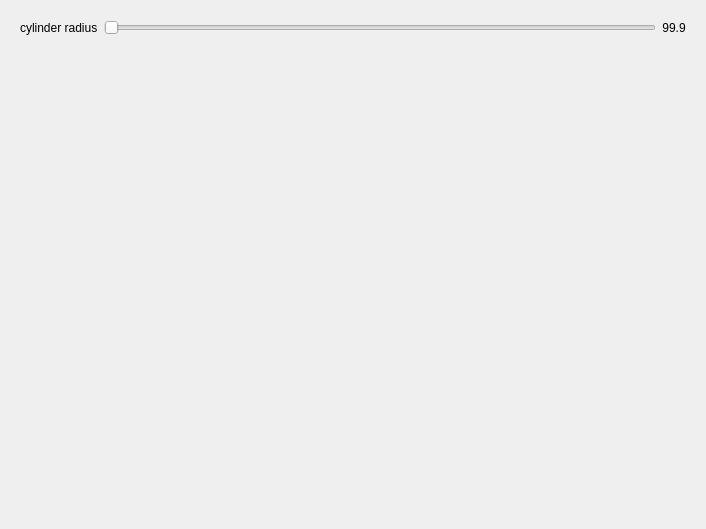
<?xml version="1.0" encoding="UTF-8"?>
<ui version="4.0">
 <class>ModelSettingsDialogData</class>
 <widget class="QWidget" name="ModelSettingsDialogData">
  <property name="geometry">
   <rect>
    <x>0</x>
    <y>0</y>
    <width>706</width>
    <height>529</height>
   </rect>
  </property>
  <property name="windowTitle">
   <string>ModelSettingsDialog</string>
  </property>
  <layout class="QHBoxLayout" name="horizontalLayout_6">
   <item>
    <widget class="QStackedWidget" name="widget_stack">
     <property name="currentIndex">
      <number>6</number>
     </property>
     <widget class="QWidget" name="Stick">
      <layout class="QVBoxLayout" name="verticalLayout_3">
       <item>
        <layout class="QHBoxLayout" name="horizontalLayout_2">
         <item>
          <widget class="QLabel" name="textLabel1_2_2_2">
           <property name="minimumSize">
            <size>
             <width>120</width>
             <height>0</height>
            </size>
           </property>
           <property name="maximumSize">
            <size>
             <width>190</width>
             <height>32767</height>
            </size>
           </property>
           <property name="text">
            <string>cylinder radius</string>
           </property>
          </widget>
         </item>
         <item>
          <widget class="QSlider" name="stick_radius_slider">
           <property name="minimum">
            <number>1</number>
           </property>
           <property name="maximum">
            <number>15</number>
           </property>
           <property name="orientation">
            <enum>Qt::Horizontal</enum>
           </property>
           <property name="tickInterval">
            <number>7</number>
           </property>
          </widget>
         </item>
         <item>
          <widget class="QLabel" name="stick_radius_label">
           <property name="sizePolicy">
            <sizepolicy hsizetype="Fixed" vsizetype="Fixed">
             <horstretch>0</horstretch>
             <verstretch>0</verstretch>
            </sizepolicy>
           </property>
           <property name="text">
            <string notr="true">99.9</string>
           </property>
           <property name="alignment">
            <set>Qt::AlignCenter</set>
           </property>
          </widget>
         </item>
        </layout>
       </item>
       <item>
        <spacer name="verticalSpacer">
         <property name="orientation">
          <enum>Qt::Vertical</enum>
         </property>
         <property name="sizeHint" stdset="0">
          <size>
           <width>20</width>
           <height>411</height>
          </size>
         </property>
        </spacer>
       </item>
      </layout>
     </widget>
     <widget class="QWidget" name="Ball_and_Stick">
      <layout class="QVBoxLayout" name="verticalLayout_4">
       <item>
        <layout class="QGridLayout" name="gridLayout">
         <item row="0" column="0">
          <widget class="QLabel" name="textLabel1_2_2_2_2_4">
           <property name="text">
            <string>cylinder radius</string>
           </property>
          </widget>
         </item>
         <item row="0" column="1">
          <widget class="QSlider" name="ball_stick_cylinder_radius_slider">
           <property name="minimum">
            <number>1</number>
           </property>
           <property name="maximum">
            <number>15</number>
           </property>
           <property name="orientation">
            <enum>Qt::Horizontal</enum>
           </property>
           <property name="tickInterval">
            <number>7</number>
           </property>
          </widget>
         </item>
         <item row="0" column="2">
          <widget class="QLabel" name="ball_stick_cylinder_radius_label">
           <property name="text">
            <string notr="true">99.9</string>
           </property>
           <property name="alignment">
            <set>Qt::AlignCenter</set>
           </property>
          </widget>
         </item>
         <item row="1" column="0">
          <widget class="QLabel" name="textLabel1_2_2_2_2_2_2">
           <property name="text">
            <string>sphere radius</string>
           </property>
          </widget>
         </item>
         <item row="1" column="1">
          <widget class="QSlider" name="ball_stick_sphere_radius_slider">
           <property name="minimum">
            <number>1</number>
           </property>
           <property name="maximum">
            <number>15</number>
           </property>
           <property name="orientation">
            <enum>Qt::Horizontal</enum>
           </property>
           <property name="tickInterval">
            <number>7</number>
           </property>
          </widget>
         </item>
         <item row="1" column="2">
          <widget class="QLabel" name="ball_stick_sphere_radius_label">
           <property name="text">
            <string notr="true">99.9</string>
           </property>
           <property name="alignment">
            <set>Qt::AlignCenter</set>
           </property>
          </widget>
         </item>
        </layout>
       </item>
       <item>
        <widget class="QCheckBox" name="ball_stick_dashed_bonds">
         <property name="text">
          <string>show aromatic bonds dashed</string>
         </property>
         <property name="checked">
          <bool>true</bool>
         </property>
        </widget>
       </item>
       <item>
        <spacer name="verticalSpacer_2">
         <property name="orientation">
          <enum>Qt::Vertical</enum>
         </property>
         <property name="sizeHint" stdset="0">
          <size>
           <width>20</width>
           <height>359</height>
          </size>
         </property>
        </spacer>
       </item>
      </layout>
     </widget>
     <widget class="QWidget" name="VDW">
      <layout class="QVBoxLayout" name="verticalLayout_5">
       <item>
        <layout class="QHBoxLayout" name="horizontalLayout_3">
         <item>
          <widget class="QLabel" name="textLabel1_2_2_2_2_3_3">
           <property name="text">
            <string>radius factor</string>
           </property>
          </widget>
         </item>
         <item>
          <widget class="QSlider" name="vdw_radius_factor_slider">
           <property name="minimum">
            <number>1</number>
           </property>
           <property name="maximum">
            <number>20</number>
           </property>
           <property name="orientation">
            <enum>Qt::Horizontal</enum>
           </property>
          </widget>
         </item>
         <item>
          <widget class="QLabel" name="vdw_radius_factor_label">
           <property name="text">
            <string notr="true">99.9</string>
           </property>
           <property name="alignment">
            <set>Qt::AlignCenter</set>
           </property>
          </widget>
         </item>
        </layout>
       </item>
       <item>
        <spacer name="verticalSpacer_3">
         <property name="orientation">
          <enum>Qt::Vertical</enum>
         </property>
         <property name="sizeHint" stdset="0">
          <size>
           <width>20</width>
           <height>411</height>
          </size>
         </property>
        </spacer>
       </item>
      </layout>
     </widget>
     <widget class="QWidget" name="Surface">
      <layout class="QVBoxLayout" name="verticalLayout_6">
       <item>
        <layout class="QHBoxLayout" name="horizontalLayout_4">
         <item>
          <widget class="QLabel" name="textLabel1_2_2_2_2_3_2_3">
           <property name="text">
            <string>probe radius</string>
           </property>
          </widget>
         </item>
         <item>
          <widget class="QSlider" name="surface_probe_radius_slider">
           <property name="minimum">
            <number>2</number>
           </property>
           <property name="maximum">
            <number>40</number>
           </property>
           <property name="orientation">
            <enum>Qt::Horizontal</enum>
           </property>
           <property name="tickInterval">
            <number>6</number>
           </property>
          </widget>
         </item>
         <item>
          <widget class="QLabel" name="surface_probe_radius_label">
           <property name="text">
            <string notr="true">99.9</string>
           </property>
           <property name="alignment">
            <set>Qt::AlignCenter</set>
           </property>
          </widget>
         </item>
        </layout>
       </item>
       <item>
        <spacer name="verticalSpacer_4">
         <property name="orientation">
          <enum>Qt::Vertical</enum>
         </property>
         <property name="sizeHint" stdset="0">
          <size>
           <width>20</width>
           <height>469</height>
          </size>
         </property>
        </spacer>
       </item>
      </layout>
     </widget>
     <widget class="QWidget" name="Backbone">
      <layout class="QVBoxLayout" name="verticalLayout_7">
       <item>
        <layout class="QHBoxLayout" name="horizontalLayout_5">
         <item>
          <widget class="QLabel" name="textLabel1_2_2_2_2_3_2_2_3">
           <property name="text">
            <string>radius</string>
           </property>
          </widget>
         </item>
         <item>
          <widget class="QSlider" name="tube_radius_slider">
           <property name="minimum">
            <number>1</number>
           </property>
           <property name="maximum">
            <number>25</number>
           </property>
           <property name="orientation">
            <enum>Qt::Horizontal</enum>
           </property>
           <property name="tickInterval">
            <number>12</number>
           </property>
          </widget>
         </item>
         <item>
          <widget class="QLabel" name="tube_radius_label">
           <property name="text">
            <string notr="true">99.9</string>
           </property>
           <property name="alignment">
            <set>Qt::AlignCenter</set>
           </property>
          </widget>
         </item>
        </layout>
       </item>
       <item>
        <spacer name="verticalSpacer_5">
         <property name="orientation">
          <enum>Qt::Vertical</enum>
         </property>
         <property name="sizeHint" stdset="0">
          <size>
           <width>20</width>
           <height>469</height>
          </size>
         </property>
        </spacer>
       </item>
      </layout>
     </widget>
     <widget class="QWidget" name="Cartoon">
      <layout class="QHBoxLayout" name="horizontalLayout_7">
       <item>
        <layout class="QVBoxLayout" name="verticalLayout_8">
         <item>
          <widget class="QGroupBox" name="groupBox2">
           <property name="title">
            <string>Protein</string>
           </property>
           <property name="alignment">
            <set>Qt::AlignHCenter</set>
           </property>
           <layout class="QVBoxLayout" name="verticalLayout">
            <item>
             <layout class="QGridLayout" name="gridLayout_2">
              <item row="0" column="0">
               <widget class="QLabel" name="textLabel1_2_2_2_2_3_2_2_2_4">
                <property name="text">
                 <string>Tube radius</string>
                </property>
               </widget>
              </item>
              <item row="0" column="1">
               <widget class="QSlider" name="cartoon_tube_radius_slider">
                <property name="toolTip">
                 <string>Edit the tube radius</string>
                </property>
                <property name="minimum">
                 <number>1</number>
                </property>
                <property name="maximum">
                 <number>25</number>
                </property>
                <property name="value">
                 <number>25</number>
                </property>
                <property name="orientation">
                 <enum>Qt::Horizontal</enum>
                </property>
               </widget>
              </item>
              <item row="0" column="2">
               <widget class="QLabel" name="cartoon_tube_radius_label">
                <property name="minimumSize">
                 <size>
                  <width>50</width>
                  <height>25</height>
                 </size>
                </property>
                <property name="maximumSize">
                 <size>
                  <width>35</width>
                  <height>25</height>
                 </size>
                </property>
                <property name="text">
                 <string notr="true">99.9</string>
                </property>
                <property name="alignment">
                 <set>Qt::AlignCenter</set>
                </property>
               </widget>
              </item>
              <item row="1" column="0">
               <widget class="QLabel" name="textLabel1_2_2_2_2_3_2_2_2_2_3">
                <property name="sizePolicy">
                 <sizepolicy hsizetype="Fixed" vsizetype="Fixed">
                  <horstretch>0</horstretch>
                  <verstretch>0</verstretch>
                 </sizepolicy>
                </property>
                <property name="minimumSize">
                 <size>
                  <width>90</width>
                  <height>0</height>
                 </size>
                </property>
                <property name="maximumSize">
                 <size>
                  <width>120</width>
                  <height>32767</height>
                 </size>
                </property>
                <property name="text">
                 <string>Helix radius</string>
                </property>
               </widget>
              </item>
              <item row="1" column="1">
               <widget class="QSlider" name="cartoon_helix_radius_slider">
                <property name="toolTip">
                 <string>Edit the helix radius</string>
                </property>
                <property name="minimum">
                 <number>1</number>
                </property>
                <property name="maximum">
                 <number>50</number>
                </property>
                <property name="value">
                 <number>50</number>
                </property>
                <property name="orientation">
                 <enum>Qt::Horizontal</enum>
                </property>
                <property name="tickInterval">
                 <number>25</number>
                </property>
               </widget>
              </item>
              <item row="1" column="2">
               <widget class="QLabel" name="cartoon_helix_radius_label">
                <property name="sizePolicy">
                 <sizepolicy hsizetype="Fixed" vsizetype="Fixed">
                  <horstretch>0</horstretch>
                  <verstretch>0</verstretch>
                 </sizepolicy>
                </property>
                <property name="minimumSize">
                 <size>
                  <width>50</width>
                  <height>25</height>
                 </size>
                </property>
                <property name="maximumSize">
                 <size>
                  <width>35</width>
                  <height>25</height>
                 </size>
                </property>
                <property name="text">
                 <string notr="true">99.9</string>
                </property>
                <property name="alignment">
                 <set>Qt::AlignCenter</set>
                </property>
               </widget>
              </item>
             </layout>
            </item>
            <item>
             <widget class="QGroupBox" name="groupBox3">
              <property name="title">
               <string>Strand</string>
              </property>
              <layout class="QGridLayout" name="gridLayout_3">
               <item row="0" column="0">
                <widget class="QLabel" name="textLabel1_2_2_2_2_3_2_2_2_2_2_3">
                 <property name="text">
                  <string>Arrow width</string>
                 </property>
                </widget>
               </item>
               <item row="0" column="1">
                <widget class="QSlider" name="strand_arrow_width_slider">
                 <property name="sizePolicy">
                  <sizepolicy hsizetype="Expanding" vsizetype="Fixed">
                   <horstretch>0</horstretch>
                   <verstretch>0</verstretch>
                  </sizepolicy>
                 </property>
                 <property name="toolTip">
                  <string>Edit arrow wodth</string>
                 </property>
                 <property name="minimum">
                  <number>1</number>
                 </property>
                 <property name="maximum">
                  <number>50</number>
                 </property>
                 <property name="value">
                  <number>25</number>
                 </property>
                 <property name="orientation">
                  <enum>Qt::Horizontal</enum>
                 </property>
                 <property name="tickInterval">
                  <number>12</number>
                 </property>
                </widget>
               </item>
               <item row="0" column="2">
                <widget class="QLabel" name="strand_arrow_width_label">
                 <property name="text">
                  <string notr="true">99.9</string>
                 </property>
                 <property name="alignment">
                  <set>Qt::AlignCenter</set>
                 </property>
                </widget>
               </item>
               <item row="1" column="0">
                <widget class="QLabel" name="textLabel1_2_2_2_2_3_2_2_2_2_2_2_2">
                 <property name="text">
                  <string>Strand width</string>
                 </property>
                </widget>
               </item>
               <item row="1" column="1">
                <widget class="QSlider" name="strand_width_slider">
                 <property name="sizePolicy">
                  <sizepolicy hsizetype="Expanding" vsizetype="Fixed">
                   <horstretch>0</horstretch>
                   <verstretch>0</verstretch>
                  </sizepolicy>
                 </property>
                 <property name="toolTip">
                  <string>Edit arrow height</string>
                 </property>
                 <property name="minimum">
                  <number>1</number>
                 </property>
                 <property name="maximum">
                  <number>25</number>
                 </property>
                 <property name="value">
                  <number>25</number>
                 </property>
                 <property name="orientation">
                  <enum>Qt::Horizontal</enum>
                 </property>
                 <property name="tickInterval">
                  <number>12</number>
                 </property>
                </widget>
               </item>
               <item row="1" column="2">
                <widget class="QLabel" name="strand_width_label">
                 <property name="text">
                  <string notr="true">99.9</string>
                 </property>
                 <property name="alignment">
                  <set>Qt::AlignCenter</set>
                 </property>
                </widget>
               </item>
               <item row="2" column="0">
                <widget class="QLabel" name="textLabel1_2_2_2_2_3_2_2_2_2_2_3_2_2">
                 <property name="text">
                  <string>Strand height</string>
                 </property>
                </widget>
               </item>
               <item row="2" column="1">
                <widget class="QSlider" name="strand_height_slider">
                 <property name="sizePolicy">
                  <sizepolicy hsizetype="Expanding" vsizetype="Fixed">
                   <horstretch>0</horstretch>
                   <verstretch>0</verstretch>
                  </sizepolicy>
                 </property>
                 <property name="toolTip">
                  <string>Edit arrow wodth</string>
                 </property>
                 <property name="minimum">
                  <number>1</number>
                 </property>
                 <property name="maximum">
                  <number>50</number>
                 </property>
                 <property name="value">
                  <number>25</number>
                 </property>
                 <property name="orientation">
                  <enum>Qt::Horizontal</enum>
                 </property>
                 <property name="tickInterval">
                  <number>12</number>
                 </property>
                </widget>
               </item>
               <item row="2" column="2">
                <widget class="QLabel" name="strand_height_label">
                 <property name="text">
                  <string notr="true">99.9</string>
                 </property>
                 <property name="alignment">
                  <set>Qt::AlignCenter</set>
                 </property>
                </widget>
               </item>
              </layout>
             </widget>
            </item>
            <item>
             <widget class="QCheckBox" name="ribbons_enabled">
              <property name="text">
               <string>enable ribbons</string>
              </property>
             </widget>
            </item>
           </layout>
          </widget>
         </item>
         <item>
          <spacer name="verticalSpacer_6">
           <property name="orientation">
            <enum>Qt::Vertical</enum>
           </property>
           <property name="sizeHint" stdset="0">
            <size>
             <width>20</width>
             <height>55</height>
            </size>
           </property>
          </spacer>
         </item>
        </layout>
       </item>
       <item>
        <layout class="QVBoxLayout" name="verticalLayout_9">
         <item>
          <widget class="QGroupBox" name="groupBox1">
           <property name="title">
            <string>DNA/RNA</string>
           </property>
           <property name="alignment">
            <set>Qt::AlignHCenter</set>
           </property>
           <layout class="QVBoxLayout" name="verticalLayout_2">
            <item>
             <widget class="QGroupBox" name="cartoon_dna_wac">
              <property name="title">
               <string>Base Cartoon</string>
              </property>
              <property name="checkable">
               <bool>true</bool>
              </property>
              <layout class="QGridLayout">
               <property name="margin">
                <number>3</number>
               </property>
               <property name="spacing">
                <number>3</number>
               </property>
               <item row="0" column="0">
                <widget class="QLabel" name="textLabel1_2_2_2_2_3_2_2_2_2_2_2_2_2_5">
                 <property name="text">
                  <string>base radius</string>
                 </property>
                </widget>
               </item>
               <item row="0" column="1">
                <widget class="QSlider" name="cartoon_dna_base_radius_slider">
                 <property name="minimum">
                  <number>1</number>
                 </property>
                 <property name="maximum">
                  <number>15</number>
                 </property>
                 <property name="value">
                  <number>15</number>
                 </property>
                 <property name="orientation">
                  <enum>Qt::Horizontal</enum>
                 </property>
                 <property name="tickInterval">
                  <number>12</number>
                 </property>
                </widget>
               </item>
               <item row="0" column="2">
                <widget class="QLabel" name="cartoon_dna_base_radius_label">
                 <property name="minimumSize">
                  <size>
                   <width>50</width>
                   <height>25</height>
                  </size>
                 </property>
                 <property name="maximumSize">
                  <size>
                   <width>35</width>
                   <height>25</height>
                  </size>
                 </property>
                 <property name="text">
                  <string notr="true">99.9</string>
                 </property>
                 <property name="alignment">
                  <set>Qt::AlignCenter</set>
                 </property>
                </widget>
               </item>
               <item row="1" column="0">
                <widget class="QLabel" name="textLabel1_2_2_2_2_3_2_2_2_2_2_2_2_2">
                 <property name="text">
                  <string>backbone radius</string>
                 </property>
                </widget>
               </item>
               <item row="1" column="1">
                <widget class="QSlider" name="cartoon_dna_helix_radius_slider">
                 <property name="minimum">
                  <number>2</number>
                 </property>
                 <property name="maximum">
                  <number>25</number>
                 </property>
                 <property name="value">
                  <number>25</number>
                 </property>
                 <property name="orientation">
                  <enum>Qt::Horizontal</enum>
                 </property>
                 <property name="tickInterval">
                  <number>12</number>
                 </property>
                </widget>
               </item>
               <item row="1" column="2">
                <widget class="QLabel" name="cartoon_dna_helix_radius_label">
                 <property name="text">
                  <string notr="true">99.9</string>
                 </property>
                 <property name="alignment">
                  <set>Qt::AlignCenter</set>
                 </property>
                </widget>
               </item>
              </layout>
             </widget>
            </item>
            <item>
             <widget class="QGroupBox" name="cartoon_dna_ladder">
              <property name="title">
               <string>Ladder Model</string>
              </property>
              <property name="checkable">
               <bool>true</bool>
              </property>
              <layout class="QHBoxLayout" name="horizontalLayout">
               <property name="spacing">
                <number>6</number>
               </property>
               <property name="margin">
                <number>9</number>
               </property>
               <item>
                <widget class="QLabel" name="textLabel1_2_2_2_2_3_2_2_2_2_2_2_2_2_6">
                 <property name="text">
                  <string>base radius</string>
                 </property>
                </widget>
               </item>
               <item>
                <widget class="QSlider" name="cartoon_dna_ladder_radius_slider">
                 <property name="minimum">
                  <number>5</number>
                 </property>
                 <property name="maximum">
                  <number>15</number>
                 </property>
                 <property name="value">
                  <number>15</number>
                 </property>
                 <property name="orientation">
                  <enum>Qt::Horizontal</enum>
                 </property>
                 <property name="tickInterval">
                  <number>12</number>
                 </property>
                </widget>
               </item>
               <item>
                <widget class="QLabel" name="cartoon_dna_ladder_radius_label">
                 <property name="text">
                  <string notr="true">99.9</string>
                 </property>
                 <property name="alignment">
                  <set>Qt::AlignCenter</set>
                 </property>
                </widget>
               </item>
              </layout>
             </widget>
            </item>
           </layout>
          </widget>
         </item>
         <item>
          <spacer name="verticalSpacer_7">
           <property name="orientation">
            <enum>Qt::Vertical</enum>
           </property>
           <property name="sizeHint" stdset="0">
            <size>
             <width>20</width>
             <height>40</height>
            </size>
           </property>
          </spacer>
         </item>
        </layout>
       </item>
      </layout>
     </widget>
     <widget class="QWidget" name="H_Bonds">
      <layout class="QVBoxLayout">
       <property name="spacing">
        <number>6</number>
       </property>
       <property name="margin">
        <number>9</number>
       </property>
       <item>
        <layout class="QHBoxLayout" name="horizontalLayout_9">
         <item>
          <widget class="QLabel" name="textLabel1_2_2_2_2_3_2_2_2_3_4">
           <property name="text">
            <string>cylinder radius</string>
           </property>
          </widget>
         </item>
         <item>
          <widget class="QSlider" name="hbonds_radius_slider">
           <property name="minimum">
            <number>1</number>
           </property>
           <property name="maximum">
            <number>25</number>
           </property>
           <property name="orientation">
            <enum>Qt::Horizontal</enum>
           </property>
           <property name="tickInterval">
            <number>12</number>
           </property>
          </widget>
         </item>
         <item>
          <widget class="QLabel" name="hbonds_radius_label">
           <property name="text">
            <string notr="true">99.9</string>
           </property>
           <property name="alignment">
            <set>Qt::AlignCenter</set>
           </property>
          </widget>
         </item>
        </layout>
       </item>
       <item>
        <spacer name="verticalSpacer_8">
         <property name="orientation">
          <enum>Qt::Vertical</enum>
         </property>
         <property name="sizeHint" stdset="0">
          <size>
           <width>20</width>
           <height>40</height>
          </size>
         </property>
        </spacer>
       </item>
      </layout>
     </widget>
     <widget class="QWidget" name="Forces">
      <layout class="QVBoxLayout" name="verticalLayout_10">
       <item>
        <layout class="QGridLayout" name="gridLayout_4">
         <item row="0" column="0">
          <widget class="QLabel" name="textLabel1_2_2_2_3_4">
           <property name="text">
            <string>max length</string>
           </property>
          </widget>
         </item>
         <item row="0" column="1">
          <widget class="QSlider" name="force_max_length_slider">
           <property name="sizePolicy">
            <sizepolicy hsizetype="Expanding" vsizetype="Fixed">
             <horstretch>0</horstretch>
             <verstretch>0</verstretch>
            </sizepolicy>
           </property>
           <property name="minimum">
            <number>10</number>
           </property>
           <property name="maximum">
            <number>300</number>
           </property>
           <property name="value">
            <number>300</number>
           </property>
           <property name="orientation">
            <enum>Qt::Horizontal</enum>
           </property>
           <property name="tickInterval">
            <number>70</number>
           </property>
          </widget>
         </item>
         <item row="0" column="2">
          <widget class="QLabel" name="force_max_length_label">
           <property name="text">
            <string notr="true">99.9</string>
           </property>
           <property name="alignment">
            <set>Qt::AlignCenter</set>
           </property>
          </widget>
         </item>
         <item row="1" column="0">
          <widget class="QLabel" name="textLabel1_2_2_2_3">
           <property name="toolTip">
            <string>Length of the drawn vector is: log(v * 10**8) * scaling  </string>
           </property>
           <property name="text">
            <string>scaling (exponent)</string>
           </property>
          </widget>
         </item>
         <item row="1" column="1">
          <widget class="QSlider" name="force_scaling_slider">
           <property name="sizePolicy">
            <sizepolicy hsizetype="Expanding" vsizetype="Fixed">
             <horstretch>0</horstretch>
             <verstretch>0</verstretch>
            </sizepolicy>
           </property>
           <property name="toolTip">
            <string>Length of the drawn vector is: log(v * 10**8) * scaling  </string>
           </property>
           <property name="minimum">
            <number>1</number>
           </property>
           <property name="maximum">
            <number>250</number>
           </property>
           <property name="value">
            <number>10</number>
           </property>
           <property name="orientation">
            <enum>Qt::Horizontal</enum>
           </property>
           <property name="tickInterval">
            <number>10</number>
           </property>
          </widget>
         </item>
         <item row="1" column="2">
          <widget class="QLabel" name="force_scaling_label">
           <property name="minimumSize">
            <size>
             <width>50</width>
             <height>25</height>
            </size>
           </property>
           <property name="maximumSize">
            <size>
             <width>35</width>
             <height>25</height>
            </size>
           </property>
           <property name="toolTip">
            <string>Length of the drawn vector is: log(v * 10**8) * scaling  </string>
           </property>
           <property name="text">
            <string notr="true">99.9</string>
           </property>
           <property name="alignment">
            <set>Qt::AlignCenter</set>
           </property>
          </widget>
         </item>
         <item row="2" column="0">
          <widget class="QLabel" name="textLabel1_2_2_2_3_5">
           <property name="text">
            <string>base size</string>
           </property>
          </widget>
         </item>
         <item row="2" column="1">
          <widget class="QSlider" name="force_base_slider">
           <property name="minimum">
            <number>1</number>
           </property>
           <property name="maximum">
            <number>30</number>
           </property>
           <property name="value">
            <number>30</number>
           </property>
           <property name="orientation">
            <enum>Qt::Horizontal</enum>
           </property>
           <property name="tickInterval">
            <number>70</number>
           </property>
          </widget>
         </item>
         <item row="2" column="2">
          <widget class="QLabel" name="force_base_label">
           <property name="sizePolicy">
            <sizepolicy hsizetype="Fixed" vsizetype="Fixed">
             <horstretch>0</horstretch>
             <verstretch>0</verstretch>
            </sizepolicy>
           </property>
           <property name="minimumSize">
            <size>
             <width>50</width>
             <height>25</height>
            </size>
           </property>
           <property name="maximumSize">
            <size>
             <width>35</width>
             <height>25</height>
            </size>
           </property>
           <property name="text">
            <string notr="true">99.9</string>
           </property>
           <property name="alignment">
            <set>Qt::AlignCenter</set>
           </property>
          </widget>
         </item>
         <item row="3" column="0">
          <widget class="QLabel" name="textLabel1_2_2_2_3_6">
           <property name="text">
            <string>offset</string>
           </property>
          </widget>
         </item>
         <item row="3" column="1">
          <widget class="QSlider" name="force_offset_slider">
           <property name="minimum">
            <number>0</number>
           </property>
           <property name="maximum">
            <number>50</number>
           </property>
           <property name="value">
            <number>50</number>
           </property>
           <property name="orientation">
            <enum>Qt::Horizontal</enum>
           </property>
           <property name="tickInterval">
            <number>70</number>
           </property>
          </widget>
         </item>
         <item row="3" column="2">
          <widget class="QLabel" name="force_offset_label">
           <property name="sizePolicy">
            <sizepolicy hsizetype="Fixed" vsizetype="Fixed">
             <horstretch>0</horstretch>
             <verstretch>0</verstretch>
            </sizepolicy>
           </property>
           <property name="minimumSize">
            <size>
             <width>50</width>
             <height>25</height>
            </size>
           </property>
           <property name="maximumSize">
            <size>
             <width>35</width>
             <height>25</height>
            </size>
           </property>
           <property name="text">
            <string notr="true">99.9</string>
           </property>
           <property name="alignment">
            <set>Qt::AlignCenter</set>
           </property>
          </widget>
         </item>
        </layout>
       </item>
       <item>
        <spacer name="verticalSpacer_9">
         <property name="orientation">
          <enum>Qt::Vertical</enum>
         </property>
         <property name="sizeHint" stdset="0">
          <size>
           <width>20</width>
           <height>392</height>
          </size>
         </property>
        </spacer>
       </item>
      </layout>
     </widget>
    </widget>
   </item>
  </layout>
 </widget>
 <layoutdefault spacing="6" margin="11"/>
 <tabstops>
  <tabstop>cartoon_tube_radius_slider</tabstop>
  <tabstop>cartoon_helix_radius_slider</tabstop>
  <tabstop>strand_arrow_width_slider</tabstop>
  <tabstop>strand_width_slider</tabstop>
  <tabstop>strand_height_slider</tabstop>
  <tabstop>ribbons_enabled</tabstop>
  <tabstop>cartoon_dna_base_radius_slider</tabstop>
  <tabstop>cartoon_dna_helix_radius_slider</tabstop>
  <tabstop>cartoon_dna_ladder_radius_slider</tabstop>
  <tabstop>force_max_length_slider</tabstop>
  <tabstop>force_scaling_slider</tabstop>
  <tabstop>force_base_slider</tabstop>
  <tabstop>force_offset_slider</tabstop>
  <tabstop>stick_radius_slider</tabstop>
  <tabstop>ball_stick_dashed_bonds</tabstop>
 </tabstops>
 <includes>
  <include location="global">BALL_core/COMMON/global.h</include>
 </includes>
 <resources/>
 <connections/>
</ui>
